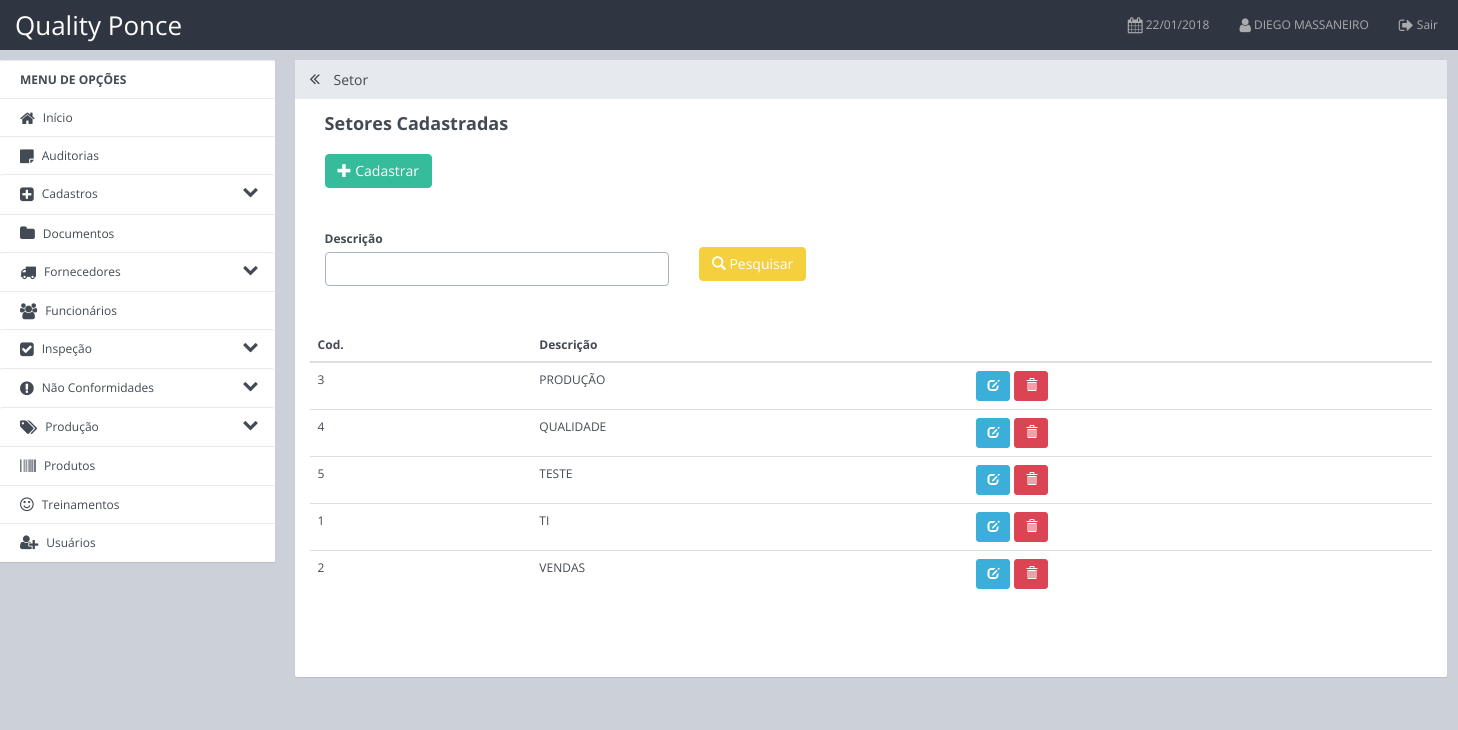
The page /App/Views/cadastros/setor.php (signed in) on the database its author committed.
### tables this page shows
CREATE TABLE `funcionario` (
  `id` int(11) NOT NULL,
  `nome` varchar(200) NOT NULL,
  `sobrenome` varchar(100) NOT NULL,
  `sexo` char(1) NOT NULL,
  `dataCadastro` date NOT NULL,
  `setorId` int(11) NOT NULL,
  `situacao` char(1) NOT NULL
);

CREATE TABLE `setor` (
  `id` int(11) NOT NULL,
  `descricao` varchar(50) NOT NULL
);

### Config/ConexaoPDO.php (called while the page is built, shortened)
<?php
class ConexaoPDO {
    public static $instance;
    public static function getInstance() {
        if (!isset(self::$instance)) {
            self::$instance = new PDO('mysql:host=localhost;dbname=mydb', 'root', 'ma323410', array(PDO::MYSQL_ATTR_INIT_COMMAND => "SET NAMES utf8"));
            self::$instance->setAttribute(PDO::ATTR_ERRMODE, PDO::ERRMODE_EXCEPTION);
            self::$instance->setAttribute(PDO::ATTR_ORACLE_NULLS, PDO::NULL_EMPTY_STRING);
        }
        return self::$instance;
    }
}

### App/DAO/UsuarioDAO.php (called while the page is built, shortened)
<?php
class UsuarioDAO {
    public function BuscarNomeFuncionario($funcionarioId) {
        try {
            $sql = "SELECT * FROM funcionario WHERE id = '$funcionarioId'
                     order by nome desc limit 1";
            $p_sql = ConexaoPDO::getInstance()->query($sql);
            $p_sql->execute();
            return $this->ListaFuncionario($p_sql->fetch(PDO::FETCH_ASSOC));
        } catch (Exception $e) {
            print "Ocorreu um erro ao tentar buscar." . $e;
        }
    }
    private function ListaFuncionario($row) {
        $funcionario = new Funcionario();
        $funcionario->setId($row['id']);
        $funcionario->setNome($row['nome']);
        $funcionario->setSobrenome($row['sobrenome']);
        $funcionario->setSexo($row['sexo']);
        $funcionario->setDataCadastro($row['dataCadastro']);
        $funcionario->setSetorId($row['setorId']);
        return $funcionario;
    }
}

### App/Model/Funcionario.php (called while the page is built, shortened)
<?php
class Funcionario {
    private $nome;
    function getNome() {
        return $this->nome;
    }
    function setNome($nome) {
        $this->nome = $nome;
    }
}

### App/DAO/SetorDAO.php (called while the page is built, shortened)
<?php
class SetorDAO {
    public function BuscarTodosSetores() {
        try {
            $sql = "SELECT * FROM setor order by descricao asc";
            $result = ConexaoPDO::getInstance()->query($sql);
            $lista = $result->fetchAll(PDO::FETCH_ASSOC);
            $f_lista = array();
            foreach ($lista as $l) {
                $f_lista[] = $this->lista($l);
            }
            return $f_lista;
        } catch (Exception $e) {
            print "Ocorreu um erro ao tentar Buscar Todos." . $e;
        }
    }
    private function Lista($row) {
        $setor = new Setor();
        $setor->setId($row['id']);
        $setor->setDescricao($row['descricao']);
        return $setor;
    }
}

### App/Model/Setor.php (called while the page is built)
<?php
class Setor {
    private $id;
    private $descricao;
    function getId() {
        return $this->id;
    }
    function getDescricao() {
        return $this->descricao;
    }
    function setId($id) {
        $this->id = $id;
    }
    function setDescricao($descricao) {
        $this->descricao = $descricao;
    }
}

### App/Views/cadastros/setor.php (the view, shortened to what this page needs)
<?php
include_once '../../../Config/ConexaoPDO.php';
include_once '../../DAO/SetorDAO.php';
include_once '../../Model/Setor.php';
$setorDao = new SetorDAO();
?>
<!DOCTYPE html>
<html>
    <head>
        <?php include '../estrutura/head.php'; ?>
    </head>
    <body>
        <?php include '../estrutura/menu.php'; ?>
        <div class="container-fluid">
            <div class="row row-offcanvas row-offcanvas-left">
                <?php include '../estrutura/menulateral.php'; ?>
                <div class="col-xs-12 col-sm-9 content">
                    <div class="panel panel-default">
                        <div class="panel-heading">
                            <h3 class="panel-title"><a href="javascript:void(0);" class="toggle-sidebar"><span class="fa fa-angle-double-left" data-toggle="offcanvas" title="Esconder Menu"></span></a> Setor</h3>
                        </div>
                        <div class="panel-body">
                            <div class="content-row">
                                <div class="row">
                                    <div class="col-md-12">
                                        <h2 class="content-row-title">Setores Cadastradas</h2>
                                        <div class="row">
                                            <div class="col-md-2">
                                                <button type="button" class="btn btn-info " data-toggle="modal" data-target="#add"><i class="glyphicon glyphicon-plus"></i> Cadastrar</button>
                                            </div>
                                        </div>
                                        <br>
                                        <form method="POST">
                                            <div class="row">
                                                <div class="col-md-4">
                                                    <label>Descrição</label>
                                                    <input type="text" class="form-control" name="pesquisa">
                                                </div>
                                                <div class="col-md-1">
                                                    <br>
                                                    <button type="submit" class="btn btn-warning"><span class="glyphicon glyphicon-search"></span> Pesquisar</button>
                                                </div>
                                            </div>
                                        </form>
                                        <br>
                                        <div class="row">
                                            <table class="table">
                                                <thead>
                                                    <tr>
                                                        <th>Cod.</th>
                                                        <th>Descrição</th>
                                                        <th></th>
                                                    </tr>
                                                </thead>
                                                <tbody>
                                                    <?php
                                                    $resultado = $setorDao->BuscarTodosSetores();
                                                    foreach ( $resultado as $nc) {
                                                        ?>
                                                        <tr>
                                                            <td><?= $nc->getId() ?></td>
                                                            <td><?= $nc->getDescricao() ?></td>
                                                            <td><button class="btn btn-sm btn-primary" data-toggle="modal" data-target="#edit<?= $nc->getId() ?>" style=" float:left; margin: 0 4px 0 0;"><i class="glyphicon glyphicon-edit"></i> </button>
                                                                <a href="../../Controller/SetorControll.php?del=<?= $nc->getId() ?>">
                                                                    <button class="btn btn-sm btn-danger"><i class="glyphicon glyphicon-trash"></i></button></a> </td>
                                                        </tr>
                                                <?php } ?>
                                                </tbody>
                                            </table>
                                        </div>
                                    </div>
                                </div>
                            </div>
                        </div>
                    </div>
                </div>
            </div>
        </div>
    </body>
</html>

### App/Views/estrutura/menu.php (shortened to what this page needs)
<?php
include_once '../../../Config/ConexaoPDO.php';
include_once '../../DAO/UsuarioDAO.php';
include_once '../../Model/Funcionario.php';
$id_funcionario = $_SESSION['funcionario_id'];
$data_formatada = date('d/m/Y');
$usudao = new UsuarioDAO();
$nm_user = $usudao->BuscarNomeFuncionario($id_funcionario);
$nome_usuario_ativo = strtoupper($nm_user->getNome());
?>
<nav role="navigation" class="navbar navbar-custom">
    <div class="container-fluid">
        <div class="navbar-header" >
            <a href="../pri/principal.php" class="navbar-brand" style="color: white;font-size: 26px">
                Quality Ponce
            </a>
        </div>
        <div id="bs-content-row-navbar-collapse-5" class="collapse navbar-collapse">
            <ul class="nav navbar-nav navbar-right">
                <li class="active"><a href=""><i class="fa fa-calendar fa-lg"></i> <?=$data_formatada?></a></li>
                <li class="active"><a href=""><i class="fa fa-user fa-lg"></i> <?= $nome_usuario_ativo?></a></li>
                <li class="active"><a href="../pri/login.php"><i class="fa fa-sign-out fa-lg "></i> Sair</a></li>
            </ul>
        </div>
    </div>
</nav>

### css/css_geral.css (style rules this page uses)
body { background-color: #CCD1D9 }
input { text-transform: uppercase; }

### App/Views/estrutura/head.php (style rules this page uses)
input, textArea { text-transform: uppercase; }

### rows shown on the page
funcionario: nome "DIEGO MASSANEIRO"
setor: id "3", descricao "PRODUÇÃO"
setor: id "4", descricao "QUALIDADE"
setor: id "5", descricao "TESTE"
setor: id "1", descricao "TI"
setor: id "2", descricao "VENDAS"
